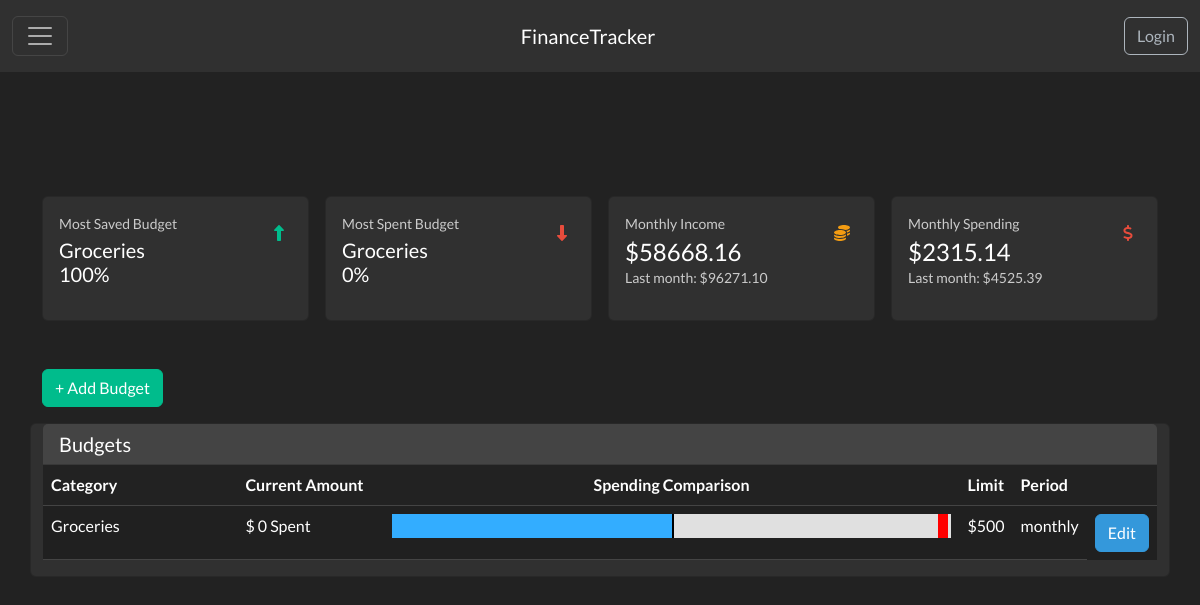
The app's page /budgeting_and_goals/budget, older data.
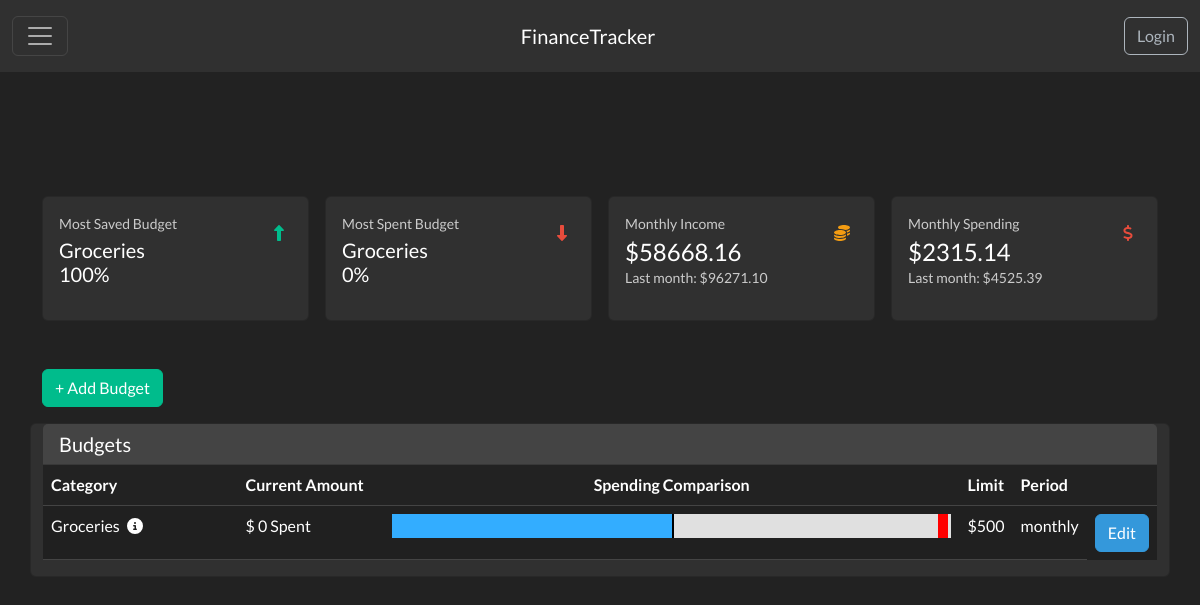
The same page, newer data.
### app/budgeting_and_goals/models.py (models this page shows)
class Budget(db.Model):
    id = db.Column(db.Integer, primary_key=True)
    user_id = db.Column(db.Integer, db.ForeignKey('user.id'), nullable=False)
    category = db.Column(db.String(64), nullable=False)
    limit = db.Column(db.Float, nullable=False)
    period = db.Column(db.String(20), nullable=False)  # 'weekly' or 'monthly' or 'yearly'
    description = db.Column(db.Text, nullable=True)
    user = db.relationship('User', backref='budgets')

### app/budgeting_and_goals/routes.py (the view)
@budgeting_and_goals_bp.route('/budget', methods=['GET'])
def view_budget():
    form = BudgetForm()
    user_id = 1  # TODO: Placeholder for the logged-in user's ID
    user_budgets = Budget.query.filter_by(user_id=user_id).all()
    budget_summaries = []
    most_saved = None
    most_spent = None
    max_saved_pct = -1
    max_spent_pct = -1
    for budget in user_budgets:
        transactions = get_transactions_for_budget(user_id, budget.category, budget.period)
        expenses_total = sum(t.amount for t in transactions if t.transaction_type == 'expense')
        income_total = sum(t.amount for t in transactions if t.transaction_type == 'income')
        previous_transactions = get_previous_transactions_for_budget(user_id, budget.category, budget.period)
        previous_expenses = sum(t.amount for t in previous_transactions if t.transaction_type == 'expense')
        previous_income = sum(t.amount for t in previous_transactions if t.transaction_type == 'income')
        total_spent = expenses_total - income_total
        previous_total_spent = previous_expenses - previous_income
        if budget.limit and budget.limit > 0:
            saved_pct = max(0, (budget.limit - total_spent) / budget.limit)
            spent_pct = total_spent / budget.limit
            if saved_pct > max_saved_pct:
                max_saved_pct = saved_pct
                most_saved = budget
            if spent_pct > max_spent_pct:
                max_spent_pct = spent_pct
                most_spent = budget
        budget_summaries.append({
            'budget': budget,
            'transactions': transactions,
            'total_spent': total_spent,
            'previous_total_spent': previous_total_spent,
        })
    now = datetime.now(timezone.utc)
    current_month = now.month
    current_year = now.year
    transactions = Transaction.query.filter_by(user_id=user_id).all()
    this_month_income = sum(t.amount for t in transactions if t.transaction_type == 'income' and t.date.month == current_month and t.date.year == current_year)
    this_month_expense = sum(t.amount for t in transactions if t.transaction_type == 'expense' and t.date.month == current_month and t.date.year == current_year)
    first_day_this_month = now.replace(day=1)
    last_day_previous_month = first_day_this_month - timedelta(days=1)
    previous_month = last_day_previous_month.month
    previous_year = last_day_previous_month.year
    previous_month = (datetime.utcnow().replace(day=1) - timedelta(days=1)).month
    last_month_income = sum(t.amount for t in transactions if t.transaction_type == 'income' and t.date.month == previous_month and t.date.year == previous_year)
    last_month_expense = sum(t.amount for t in transactions if t.transaction_type == 'expense' and t.date.month == previous_month and t.date.year == previous_year)
    return render_template('budgeting_and_goals/budget.html', form=form, summaries=budget_summaries,
        most_saved=most_saved, most_saved_pct=round(max_saved_pct * 100, 1) if most_saved else None,
        most_spent=most_spent, most_spent_pct=round(max_spent_pct * 100, 1) if most_spent else None,
        this_month_income=this_month_income, last_month_income=last_month_income,
        this_month_expense=this_month_expense, last_month_expense=last_month_expense)

### app/budgeting_and_goals/routes.py (called while the page is built)
def get_transactions_for_budget(user_id, category, period):
    now = datetime.now(timezone.utc)
    if period == 'weekly':
        start_date = (now - timedelta(days=now.weekday())).replace(hour=0, minute=0, second=0, microsecond=0)
    elif period == 'monthly':
        start_date = now.replace(day=1, hour=0, minute=0, second=0, microsecond=0)
    elif period == 'yearly':
        start_date = now.replace(month=1, day=1, hour=0, minute=0, second=0, microsecond=0)
    else:
        start_date = datetime(1, 1, 1, tzinfo=timezone.utc)
    transactions = Transaction.query.filter_by(
        user_id=user_id,
        category=category
    ).filter(
        Transaction.date >= start_date
    ).all()
    return transactions

### app/budgeting_and_goals/templates/budgeting_and_goals/budget.html (shortened to what this page needs)
{% extends "base.html" %}
{% block head %}
{{ super() }}
<link rel="stylesheet" href="{{ url_for('static', filename='css/budgeting_and_goals.css') }}">
<link rel="stylesheet" href="{{ url_for('static', filename='css/budgeting.css') }}">
{% endblock %}
{% block content %}
<div class="container py-5 mt-5 d-flex justify-content-center align-items-start">
    <div class="col">
        <div class="row g-3 mb-5">
            <div class="col-md-3">
                <div class="card h-100">
                    <div class="card-body">
                        <div class="d-flex justify-content-between align-items-start">
                            <div>
                                <p class="text-muted small mb-1">Most Saved Budget</p>
                                <h5 class="mb-0">
                                    {% if most_saved %}
                                        {{ most_saved.category }}<br>
                                        <span class="removeZero">{{ most_saved_pct }}</span>%
                                    {% else %}
                                        No data
                                    {% endif %}
                                </h5>
                            </div>
                            <div class="bg-indigo-light p-2 rounded-3 text-success">
                                <i class="fas fa-up-long"></i>
                            </div>
                        </div>
                    </div>
                </div>
            </div>
            <div class="col-md-3">
                <div class="card h-100">
                    <div class="card-body">
                        <div class="d-flex justify-content-between align-items-start">
                            <div>
                                <p class="text-muted small mb-1">Most Spent Budget</p>
                                <h5 class="mb-0">
                                    {% if most_spent %}
                                        {{ most_spent.category }}<br>
                                        <span class="removeZero">{{ most_spent_pct }}</span>%
                                    {% else %}
                                        No data
                                    {% endif %}
                                </h5>
                            </div>
                            <div class="bg-green-light p-2 rounded-3 text-danger">
                                <i class="fas fa-down-long"></i>
                            </div>
                        </div>
                    </div>
                </div>
            </div>
            <div class="col-md-3">
                <div class="card h-100">
                    <div class="card-body">
                        <div class="d-flex justify-content-between align-items-start">
                            <div>
                                <p class="text-muted small mb-1">Monthly Income</p>
                                <h4 class="mb-0">$<span class="removeZero">{{ "%.2f"|format(this_month_income | round(2)) }}</span></h4>
                                <p class="text-muted small">Last month: $<span class="removeZero">{{ "%.2f"|format(last_month_income | round(2)) }}</span></p>
                            </div>
                            <div class="bg-yellow-light p-2 rounded-3 text-warning">
                                <i class="fas fa-coins"></i>
                            </div>
                        </div>
                    </div>
                </div>
            </div>
            <div class="col-md-3">
                <div class="card h-100">
                    <div class="card-body">
                        <div class="d-flex justify-content-between align-items-start">
                            <div>
                                <p class="text-muted small mb-1">Monthly Spending</p>
                                <h4 class="mb-0">$<span class="removeZero">{{ "%.2f"|format(this_month_expense | round(2)) }}</span></h4>
                                <p class="text-muted small">Last month: $<span class="removeZero">{{ "%.2f"|format(last_month_expense | round(2)) }}</span></p>
                            </div>
                            <div class="bg-purple-light p-2 rounded-3 text-danger">
                                <i class="fas fa-dollar-sign"></i>
                            </div>
                        </div>
                    </div>
                </div>
            </div>
        </div>
        <div class="mb-3">
            <a class="btn btn-success" href="{{ url_for('budgeting_and_goals.add_budget') }}">+ Add Budget</a>
        </div>
        <div class="row">
                <div class="card h-100">
                    <div class="card-header">
                        <h5 class="mb-0">Budgets</h5>
                    </div>
                    <div class="card-body p-0">
                        <div class="table-responsive">
                            <table class="table table-striped table-hover" id="transactions-table">
                                <thead>
                                    <tr>
                                        <th>Category</th>
                                        <th>Current Amount</th>
                                        <th style="text-align: center;">Spending Comparison</th>
                                        <th>Limit</th>
                                        <th>Period</th>
                                        <th></th>
                                    </tr>
                                </thead>
                                <tbody>
                                    {% for summary in summaries %}
                                    <tr>
                                        <td class="col_title">{{ summary.budget.category }}
                                            {% if summary.budget.description %}
                                                <span class="ms-1" data-bs-toggle="tooltip" title="{{ summary.budget.description }}">
                                                    <i class="fas fa-info-circle text-secondary custom-info-icon"></i>
                                                </span>
                                                {% endif %}
                                            </td>
                                        <td class="col_current">$ <span class="removeZero">{{ "%.2f"|format(summary.total_spent|abs) }}</span>
                                            {% if (summary.total_spent < 0) %}
                                                    Saved
                                                {% else %}
                                                    Spent
                                                {% endif %}
                                        </td>
                                        {% set limit = summary.budget.limit %}
                                        {% set spent = summary.total_spent %}
                                        {% set previous = summary.previous_total_spent %}
                                        <td style="width: 600px; text-align: center;">
                                        <div class="budget-bar-container"
                                            data-current="{{ summary.total_spent }}"
                                            data-limit="{{ summary.budget.limit }}"
                                            data-previous="{{ summary.previous_total_spent }}">
                                        <div class="budget-bar-previous" data-bs-toggle="tooltip"
                                            title="Previous: ${{ '%.2f'|format(summary.previous_total_spent|abs) }} {{ 'Saved' if summary.previous_total_spent < 0 else 'Spent' }}"></div>
                                        <div class="marker marker-zero" data-bs-toggle="tooltip" title="0%"></div>
                                        <div class="marker marker-limit" data-bs-toggle="tooltip"
                                            title="Limit: ${{ summary.budget.limit }}"></div>
                                        </div>
                                        </div>
                                        <td>$<span class="removeZero">{{ "%.2f"|format(summary.budget.limit) }}</span></td>
                                        <td>{{ summary.budget.period }}</td>
                                        <td class="editing_button" style="border: none;">
                                            <a class="btn btn-info" href="{{ url_for('budgeting_and_goals.edit_budget', id=summary.budget.id) }}">Edit</a>
                                        </td>
                                    {% endfor %}
                        </div>
                    </div>
                </div>
            </div>
        </div>
{% endblock %}

### app/templates/base.html (shortened to what this page needs)
<!doctype html>
<html>
<head>
    {% block head %}
    <link rel="stylesheet" href="https://cdn.datatables.net/1.13.6/css/jquery.dataTables.min.css">
    <link rel="stylesheet" href="{{ url_for('static', filename='css/style.css') }}">
    <link href="https://cdn.jsdelivr.net/npm/bootswatch@5.3.0/dist/darkly/bootstrap.min.css" rel="stylesheet">
    {% endblock %}
</head>
<body>
    <header>
        <nav class="navbar navbar-dark bg-dark fixed-top">
            <div class="container-fluid">
                <button class="navbar-toggler" type="button" data-bs-toggle="offcanvas" data-bs-target="#offcanvasDarkNavbar" aria-controls="offcanvasDarkNavbar" aria-label="Toggle navigation">
                    <span class="navbar-toggler-icon"></span>
                  </button>
                  <a class="navbar-brand" href="{{ url_for('home') }}">
                  FinanceTracker
                  </a>
                {% if session.get('user') %}
                    <a href="{{ url_for('authentication.profile') }}" class="profile-link">
                        <div class="profile-circle">
                            {% if session.user.profile_image %}
                                <img src="{{ session.user.profile_image }}" alt="Profile" class="profile-image">
                            {% else %}
                                <span class="profile-initials">{{ session.user.first_name[0] }}{{ session.user.last_name[0] }}</span>
                            {% endif %}
                        </div>
                    </a>
                {% else %}
                    <a class="btn btn-outline-light" href="{{ url_for('authentication.login') }}">Login</a>
                {% endif %}
            </div>
          </nav>
      </header>
    <main class="main-content">
    {% block content %}
    {% endblock %}
    </main>
</body>
</html>

### app/static/css/style.css (style rules this page uses)
body { font-family: Arial, sans-serif; background-color: #a7a7a7; text-align: center; padding-top: 50px; }
.main-content { padding-top: 50px; }

### app/static/css/budgeting_and_goals.css (style rules this page uses)
.table .col_period, .table .col_limit, .table .col_current, .table .col_target, .table .col_deadline { width: 150px; }
.table .col_title, .table .col_time_left { width: 200px; }
.table .editing_button, .table .col_privacy { width: 5%; }
.custom-info-icon { color: white !important; }

### app/static/css/budgeting.css (style rules this page uses)
.budget-bar-container { position: relative; height: 24px; background-color: #e0e0e0; overflow: hidden; margin: 0 auto; width: 100%; }
.marker { position: absolute; top: -6px; width: 2px; height: 36px; background-color: black; z-index: 10; }
.marker-zero { background-color: black; }
.marker-limit { background-color: red; }
.budget-bar-previous { position: absolute; top: 0; height: 100%; background-color: #2196F3; z-index: 1; }

Row changes from the older to the newer data that the page shows:
changed Budget "Groceries": description empty → "testing" (drawn)
